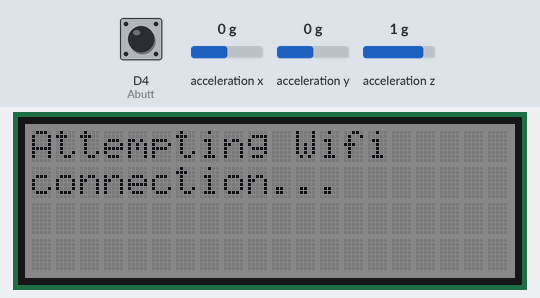
The sketch below on a simulated Arduino Nano 33 IoT. On the bench: 20×4 character LCD. The inputs (shaded band) are chosen by the test bench; at power-on: D4 (Abutt) LOW, acceleration x 0 g, acceleration y 0 g, acceleration z 1 g. WiFi joins after 1.5 s; servers stay silent unless stated; not simulated (calls return 0 or success): arduino_secrets.h; what the sketch prints to the serial monitor is not drawn.

Above: at 2.6 s.
At 18.3 s:
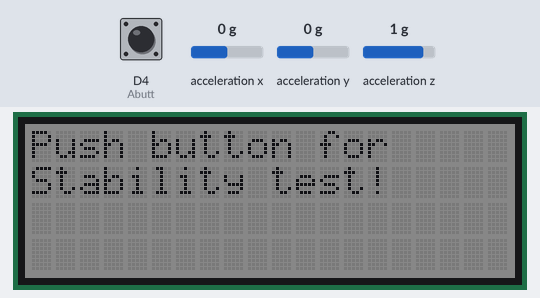
18.4 s: D4 (Abutt) pulled HIGH for 0.15 s
At 21.2 s:
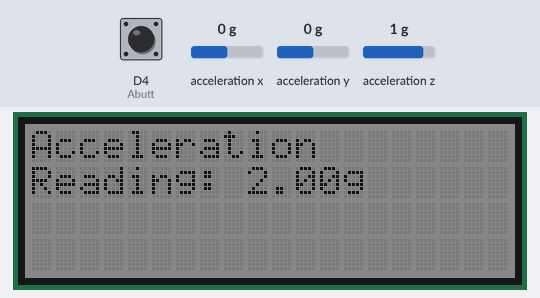
21.5 s: D4 (Abutt) pulled HIGH for 1 s
At 22.4 s:
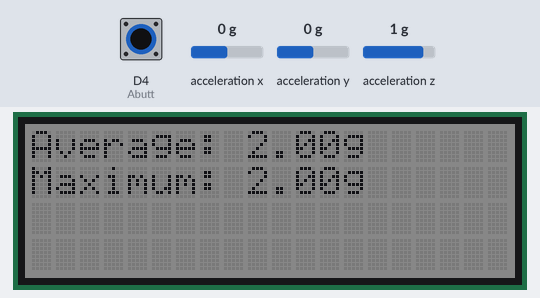
Timing chart, 0 to 24.5 s (numbered marks = the images above; inputs shaded):
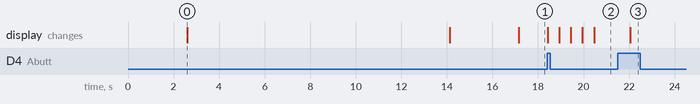

Measured:
- after the input at 18.4 s, the display: first changes at once (image 2 shows a later state)
- after the input at 21.5 s, the display: changes after 0.55 s (image 3)
- what the display in image 0 shows lasts 11.5 s, from 2.6 s to 14.1 s

The sketch:

Stability_Test.ino
```cpp
#include <WiFiNINA.h>
#include <ThingSpeak.h>
#include <Wire.h>
#include <SerLCD.h>
#include <Arduino_LSM6DS3.h>
#include "arduino_secrets.h"

SerLCD lcd; // Initialize the library with default I2C address 0x72

//sensitive data in the Secret tab/arduino_secrets.h
char ssid[] = SECRET_SSID;        // your network SSID (name)
char pass[] = SECRET_PASS;    // your network password (use for WPA, or use as key for WEP)
int status = WL_IDLE_STATUS;     // the Wifi radio's status

#define SECRET_CH_ID 925987     //ThingSpeak Channel number
#define SECRET_WRITE_APIKEY "CTXHQ4146KMFW5LS"   //ThingSpeak API key
unsigned long myChannelNumber = SECRET_CH_ID;
const char* myWriteAPIKey = SECRET_WRITE_APIKEY;

WiFiClient  client;
#define Abutt 4 //"A" Button

//variables for tracking test data
float average=0;
int Time=0;
int i=0;
float mx=0;

void setup() {
  Serial.begin(115200);

  //lcd setup-------------
  Wire.begin();
  lcd.begin(Wire); //Set up the LCD for I2C communication
  lcd.setBacklight(100, 100, 100); //Set backlight to bright white
  lcd.setContrast(5); //Set contrast. Lower to 0 for higher contrast.
  lcd.clear(); //Clear the display - this moves the cursor to home position as well
//--------

  delay(2500);
  lcd.print("Attempting Wifi");
  lcd.setCursor(0, 1);
  lcd.print("connection...");

//----WiFi and Thingspeak
  ThingSpeak.begin(client);  // Initialize ThingSpeak
  // check for the WiFi module:
  if (WiFi.status() == WL_NO_MODULE) {
    Serial.println("Communication with WiFi module failed!");
    lcd.clear();
    lcd.print("Connection Failed!");
    while (true);
  }

  //firmware check and possible prompt for update
  String fv = WiFi.firmwareVersion();
  if (fv < "1.0.0") {
    Serial.println("Please upgrade the firmware");
  }

  // attempt to connect to Wifi network:
  if (status != WL_CONNECTED) {
    Serial.print("Attempting to connect to WPA SSID: ");
    Serial.println(ssid);
    // Connect to WPA/WPA2 network:
    status = WiFi.begin(ssid, pass);
    // wait 10 seconds for connection:
    delay(10000);
  }

  Serial.print("You're connected to the network");

  printCurrentNet();
  printWifiData();

  IMU.begin();//initialize the IMU
  delay(3000);

  if (!IMU.begin()) {//if the IMU is offline for any reason, let the user know, and they will need to reset
      lcd.clear();
      lcd.print("Accelerometer");
      lcd.setCursor(0,1);
      lcd.print("Failed");
    while (1);
  }

  //prompt test start on LCD screen
  lcd.clear();
  lcd.print("Push button for");
  lcd.setCursor(0,1);
  lcd.print("Stability test!");

}

void loop() {
  float x, y, z, g; //acceleration variables
  float total=0; //total acc to calculate average later
  Time=0;
  i=0;
 if (IMU.accelerationAvailable()) {
    if (digitalRead(Abutt)==HIGH){ //if the user pushes the "A" button to start the test
      lcd.clear();
      lcd.print("Use your device");
      lcd.setCursor(0,1);

      //lcd count down to give user time to prepare their test start
      lcd.print("in 3...");
      delay (500);
       lcd.setCursor(0,1);
       lcd.print("in 2...");
       delay (500);
       lcd.setCursor(0,1);
       lcd.print("in 1...");
       delay (500);
       lcd.clear();
      lcd.print("GO!");
      delay (500);
      lcd.clear();

      while(digitalRead(Abutt)==LOW) {//until the A button is pushed again
        i++;
        Time=i*.5;//tracking time to calculate average acceleration
        IMU.readAcceleration(x, y, z);
        g=pow((pow(x+.2,2)+pow(y-.2,2)+pow(z+.98,2)),.5);//g=magnitude of acceleration in all directions
        if(g>mx){
          mx=g;//track max acceleration
        }
        total=total+g;
        average=total/i;
        Serial.println("Reading: "+String(g));
        Serial.println("Average: "+ String(average));
        Serial.println(String(i/2)+" seconds");
        Serial.println("");

        //display data to user during test
        lcd.setCursor(0, 0);
        lcd.print("Acceleration");
        lcd.setCursor(0, 1);
        lcd.print( "Reading: "+ String(g)+"g");

        delay(500);
      }
      Serial.println("Final Force: " + String(average));
      FinalStability();//When the A button IS pushed again, the test is over, run the final test function
    }
  }
}

void printWifiData() {
  // print your board's IP address:
  IPAddress ip = WiFi.localIP();
  Serial.print("IP Address: ");
  Serial.println(ip);
  Serial.println(ip);

  // print your MAC address:
  byte mac[6];
  WiFi.macAddress(mac);
  Serial.print("MAC address: ");
  printMacAddress(mac);
}

void printCurrentNet() {
  // print the SSID of the network you're attached to:
  Serial.print("SSID: ");
  Serial.println(WiFi.SSID());

  // print the MAC address of the router you're attached to:
  byte bssid[6];
  WiFi.BSSID(bssid);
  Serial.print("BSSID: ");
  printMacAddress(bssid);

  // print the received signal strength:
  long rssi = WiFi.RSSI();
  Serial.print("signal strength (RSSI):");
  Serial.println(rssi);

  // print the encryption type:
  byte encryption = WiFi.encryptionType();
  Serial.print("Encryption Type:");
  Serial.println(encryption, HEX);
  Serial.println();

  lcd.clear();
  lcd.print("Connection");
  lcd.setCursor(0,1);
  lcd.print("Strength: "+ String(abs(rssi)));
}

void printMacAddress(byte mac[]) {
  for (int i = 5; i >= 0; i--) {
    if (mac[i] < 16) {
      Serial.print("0");
    }
    Serial.print(mac[i], HEX);
    if (i > 0) {
      Serial.print(":");
    }
  }
  Serial.println();
}

void FinalStability() {
  int statusCode = 0;

  //display final measurements to user
  lcd.clear();
  lcd.print("Average: " + String(average)+ "g");
  lcd.setCursor(0,1);
  lcd.print("Maximum: " + String(mx)+ "g");
  delay(3000);
  if(Time<13){//this wait prevents breaching ThingSpeak's data send limit
      Serial.println("Please wait while data is sent");
      delay((13-Time)*1000);
    }
  statusCode = ThingSpeak.writeField(myChannelNumber, 1, average, myWriteAPIKey);

  //thingspeak feedback for troubleshooting
  if(statusCode == 200){Serial.println("Channel was updated! OK!");
  }else if(statusCode == 404){
    Serial.println("Incorrect API key (or invalid ThingSpeak server address)");
  }else if(statusCode == -101){
    Serial.println("Value is out of range or string is too long (> 255 characters)");
  }else if(statusCode == -201){
    Serial.println("  Invalid field number specified");
  }else if(statusCode == -210){
    Serial.println("setField() was not called before writeFields()");
  }else if(statusCode == -301){
    Serial.println("Failed to connect to ThingSpeak");
  }else if(statusCode == -302){
    Serial.println("Unexpected failure during write to ThingSpeak");
  }else if(statusCode == -303){
    Serial.println("Unable to parse response");
  }else if(statusCode == -304 ){
    Serial.println("Timeout waiting for server to respond");
  }else if(statusCode == -401){
    Serial.println("Point was not inserted (most probable cause is the rate limit of once every 15 seconds)");
  }else{
    Serial.println("Unexpected error!"); }
  lcd.clear();
  lcd.print("Push button for");
  lcd.setCursor(0,1);
  lcd.print("Stability test!");
    Serial.println("Ready to Test!");
}
```
